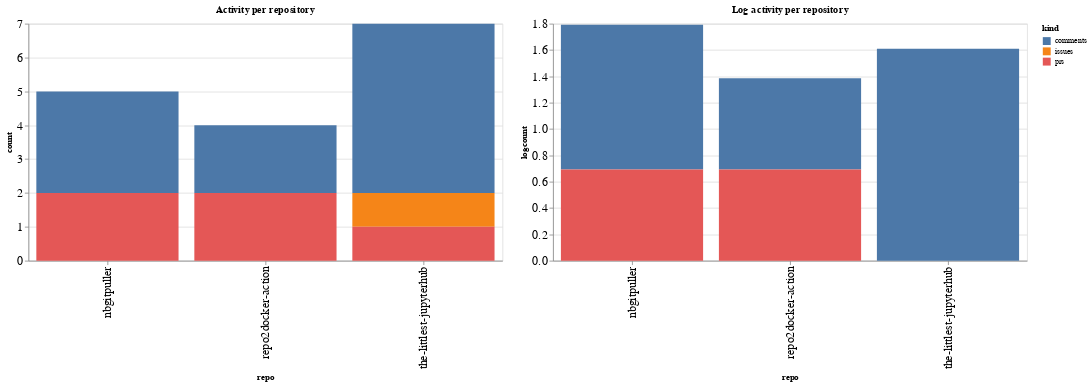

Notebook code for this chart:
### Code cell
ch1 = alt.Chart(repo_summaries, width=600, title="Activity per repository").mark_bar().encode(
    x='repo',
    y='count',
    color='kind',
    tooltip="kind"
)

ch2 = alt.Chart(repo_summaries, width=600, title="Log activity per repository").mark_bar().encode(
    x='repo',
    y='logcount',
    color='kind',
    tooltip="kind"
)

ch1 | ch2

### Figure 1 — Vega-Lite specification as saved in the notebook (floating-point values rounded to 4 significant figures)
{"config": {"axisLeft": {"labelFontSize": 15}, "axisBottom": {"labelFontSize": 15}}, "hconcat": [{"mark": "bar", "encoding": {"color": {"type": "nominal", "field": "kind"}, "tooltip": {"type": "nominal", "field": "kind"}, "x": {"type": "nominal", "field": "repo"}, "y": {"type": "quantitative", "field": "count"}}, "title": "Activity per repository", "width": 600}, {"mark": "bar", "encoding": {"color": {"type": "nominal", "field": "kind"}, "tooltip": {"type": "nominal", "field": "kind"}, "x": {"type": "nominal", "field": "repo"}, "y": {"type": "quantitative", "field": "logcount"}}, "title": "Log activity per repository", "width": 600}], "data": {"name": "data-7ce1887d0d1860b678478876be1d36c9"}, "$schema": "https://vega.github.io/schema/vega-lite/v4.8.1.json", "datasets": {"data-7ce1887d0d1860b678478876be1d36c9": [{"repo": "nbgitpuller", "kind": "comments", "count": 3, "logcount": 1.099}, {"repo": "nbgitpuller", "kind": "prs", "count": 2, "logcount": 0.6931}, {"repo": "repo2docker-action", "kind": "comments", "count": 2, "logcount": 0.6931}, {"repo": "repo2docker-action", "kind": "prs", "count": 2, "logcount": 0.6931}, {"repo": "the-littlest-jupyterhub", "kind": "comments", "count": 5, "logcount": 1.609}, {"repo": "the-littlest-jupyterhub", "kind": "issues", "count": 1, "logcount": 0.0}, {"repo": "the-littlest-jupyterhub", "kind": "prs", "count": 1, "logcount": 0.0}]}}
